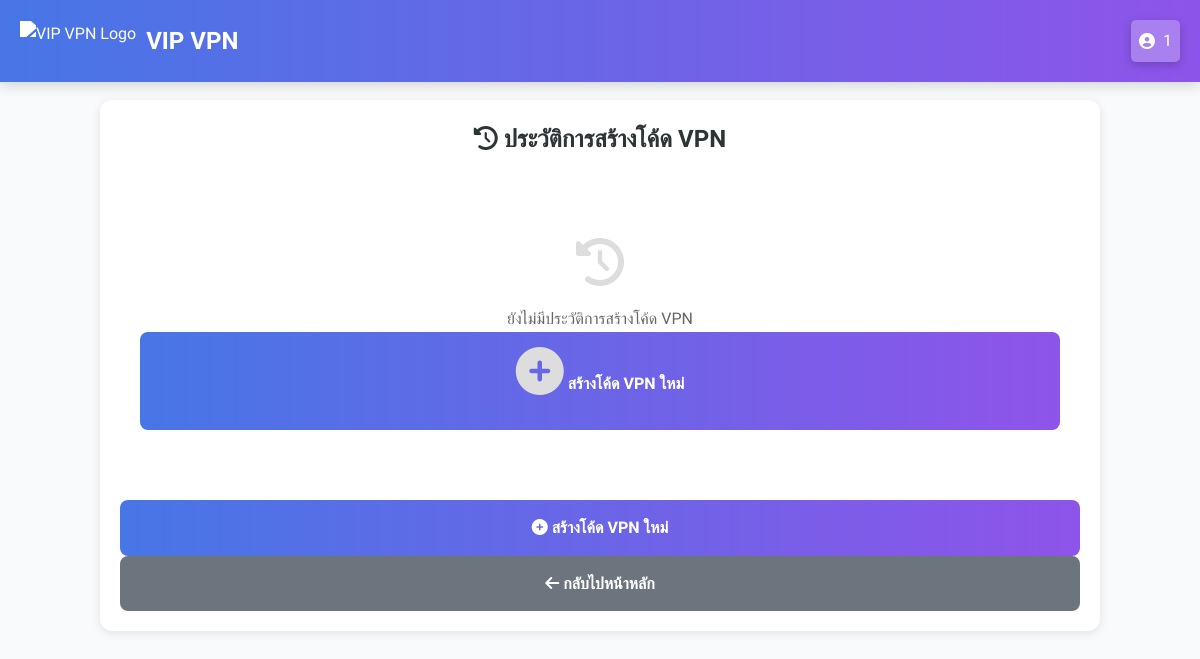
The app's page /vpn_history.php (signed in), older data.
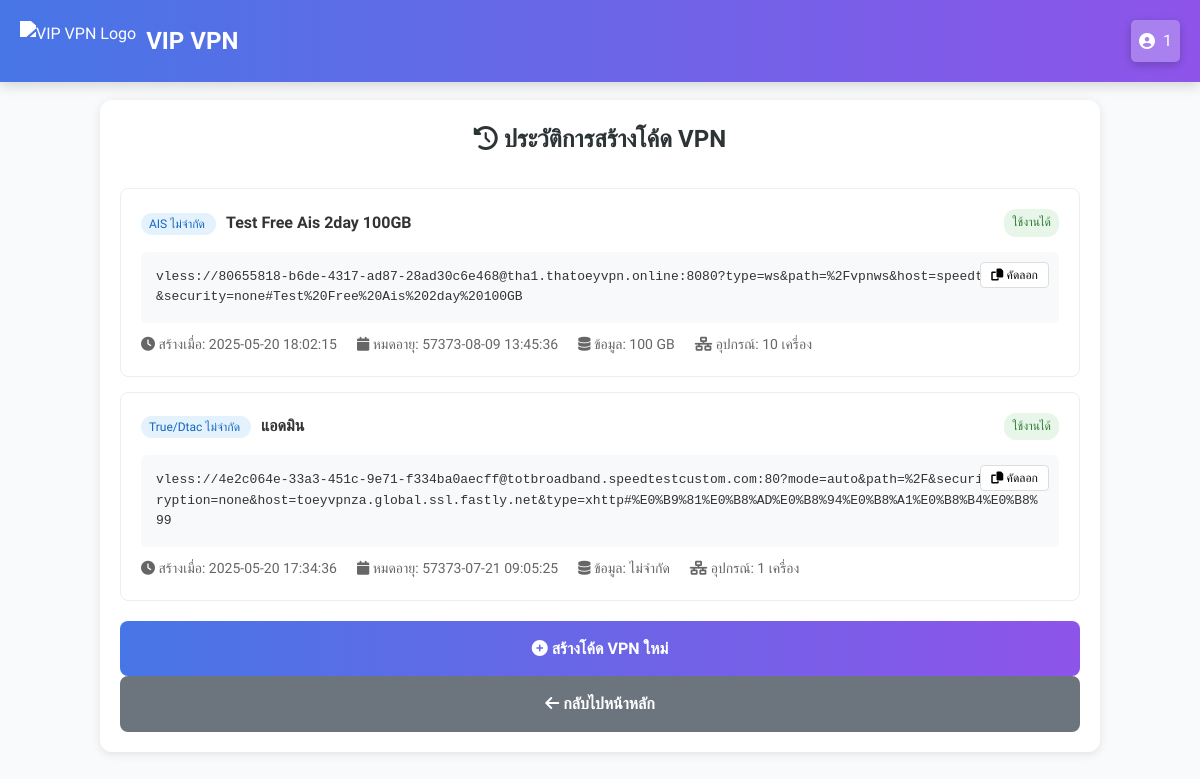
The same page, newer data.
### tables this page shows
CREATE TABLE vpn_history (
        id INTEGER PRIMARY KEY AUTOINCREMENT,
        user_id INTEGER,
        code_name TEXT,
        profile_key TEXT,
        vless_code TEXT,
        expiry_time INTEGER,
        gb_limit INTEGER,
        ip_limit INTEGER,
        created_at DATETIME DEFAULT CURRENT_TIMESTAMP,
        FOREIGN KEY (user_id) REFERENCES users(id)
    );

### vpn_history.php (the view, shortened to what this page needs)
<?php
$username = $_SESSION['username'];
$user_id = $_SESSION['user_id'];
$db = new SQLite3(__DIR__ . '/vipvpn.db');
$history = [];
$stmt = $db->prepare('
    SELECT
        id,
        code_name,
        profile_key,
        vless_code,
        expiry_time,
        gb_limit,
        ip_limit,
        created_at
    FROM vpn_history
    WHERE user_id = :user_id
    ORDER BY created_at DESC
');
$stmt->bindValue(':user_id', $user_id, SQLITE3_INTEGER);
$result = $stmt->execute();
while ($row = $result->fetchArray(SQLITE3_ASSOC)) {
    $history[] = $row;
}
?>
<!DOCTYPE html>
<html lang="th">
<head>
    <link rel="stylesheet" href="styles.css">
    <link rel="stylesheet" href="responsive.css">
    <link rel="stylesheet" href="https://cdnjs.cloudflare.com/ajax/libs/font-awesome/6.2.0/css/all.min.css">
</head>
<body class="dashboard-body" style="display: block; padding-top: 80px; background: #f9fafc;">
    <div class="header">
        <div class="header-logo">
            <img src="https://i.imgur.com/J1bqW0o.png" alt="VIP VPN Logo">
            <h1>VIP VPN</h1>
        </div>
        <div class="user-menu">
            <span class="user-info">
                <i class="fas fa-user-circle"></i> <?php echo htmlspecialchars($username); ?>
            </span>
        </div>
    </div>
    <div class="history-container">
        <h2><i class="fas fa-history"></i> ประวัติการสร้างโค้ด VPN</h2>
        <?php if (count($history) > 0): ?>
            <?php foreach ($history as $item): ?>
                <?php
                    $isExpired = time() > $item['expiry_time'];
                    $expiryDate = date('Y-m-d H:i:s', $item['expiry_time']);
                    $packageName = match($item['profile_key']) {
                        'true_dtac_nopro' => 'True/Dtac ไม่จำกัด',
                        'true_zoom' => 'True Zoom/Work',
                        'ais' => 'AIS ไม่จำกัด',
                        'true_pro_facebook' => 'True Pro Facebook',
                        default => $item['profile_key']
                    };
                ?>
                <div class="history-item">
                    <div class="history-header">
                        <div>
                            <span class="package-badge">
                                <?php echo htmlspecialchars($packageName); ?>
                            </span>
                            <strong><?php echo htmlspecialchars($item['code_name']); ?></strong>
                        </div>
                        <span class="history-badge <?php echo $isExpired ? 'badge-expired' : 'badge-active'; ?>">
                            <?php echo $isExpired ? 'หมดอายุ' : 'ใช้งานได้'; ?>
                        </span>
                    </div>
                    <div class="code-box">
                        <?php echo htmlspecialchars($item['vless_code']); ?>
                        <button class="copy-btn" onclick="copyToClipboard(this, '<?php echo htmlspecialchars($item['vless_code']); ?>')">
                            <i class="fas fa-copy"></i> คัดลอก
                        </button>
                    </div>
                    <div class="stats-row">
                        <div>
                            <i class="fas fa-clock"></i> สร้างเมื่อ: <?php echo htmlspecialchars($item['created_at']); ?>
                        </div>
                        <div>
                            <i class="fas fa-calendar"></i> หมดอายุ: <?php echo htmlspecialchars($expiryDate); ?>
                        </div>
                        <div>
                            <i class="fas fa-database"></i>
                            ข้อมูล: <?php echo $item['gb_limit'] > 0 ? htmlspecialchars($item['gb_limit']) . ' GB' : 'ไม่จำกัด'; ?>
                        </div>
                        <div>
                            <i class="fas fa-network-wired"></i>
                            อุปกรณ์: <?php echo htmlspecialchars($item['ip_limit']); ?> เครื่อง
                        </div>
                    </div>
                </div>
            <?php endforeach; ?>
        <?php else: ?>
            <div class="no-history">
                <i class="fas fa-history"></i>
                <p>ยังไม่มีประวัติการสร้างโค้ด VPN</p>
                <a href="save_vless.php" class="btn">
                    <i class="fas fa-plus-circle"></i> สร้างโค้ด VPN ใหม่
                </a>
            </div>
        <?php endif; ?>
        <div style="margin-top: 20px; text-align: center;">
            <a href="save_vless.php" class="btn">
                <i class="fas fa-plus-circle"></i> สร้างโค้ด VPN ใหม่
            </a>
            <a href="index.php" class="btn" style="background: #6c757d;">
                <i class="fas fa-arrow-left"></i> กลับไปหน้าหลัก
            </a>
        </div>
    </div>
</body>
</html>

### styles.css (style rules this page uses)
:root { --primary-color: #4776E6; --primary-gradient: linear-gradient(to right, #4776E6, #8E54E9); --secondary-color: #8E54E9; --success-color: #2ecc71; --danger-color: #e74c3c; --warning-color: #f39c12; --dark-color: #2d3436; --light-color: #f5f6fa; --box-shadow: 0 10px 20px rgba(0, 0, 0, 0.1); --border-radius: 12px; }
* { margin: 0; padding: 0; box-sizing: border-box; }
body { font-family: 'Prompt', sans-serif; background: #f9fafc; background-image: url('https://i.pinimg.com/736x/ea/2c/f6/ea2cf6975ca4178d53a27b72c301f7b2.jpg'); background-size: cover; background-position: center; background-attachment: fixed; color: #333; line-height: 1.6; min-height: 100vh; display: flex; justify-content: center; align-items: center; padding: 20px; }
h1, h2 { text-align: center; margin-bottom: 30px; color: var(--dark-color); font-weight: 600; }
.btn { display: block; width: 100%; padding: 15px; background: var(--primary-gradient); color: white; border: none; border-radius: 8px; cursor: pointer; font-size: 16px; font-weight: 600; text-align: center; transition: all 0.3s; text-decoration: none; }
.header { background: var(--primary-gradient); color: #fff; box-shadow: 0 4px 12px rgba(0,0,0,0.15); padding: 20px; position: fixed; top: 0; left: 0; right: 0; z-index: 100; display: flex; justify-content: space-between; align-items: center; }
.header-logo { display: flex; align-items: center; }
.header-logo img { height: 40px; margin-right: 10px; filter: brightness(0) invert(1); }
.header-logo h1 { margin: 0; font-size: 24px; color: #fff; }
.user-info { display: flex; align-items: center; padding: 8px 16px; border-radius: 24px; background: rgba(255,255,255,0.25); color: #fff; font-weight: 500; transition: all 0.3s; box-shadow: 0 3px 10px rgba(0, 0, 0, 0.2); }
.user-info { cursor: pointer; user-select: none; }
.user-menu { position: relative; margin-left: auto; }
.user-info { cursor: pointer; display: flex; align-items: center; gap: 8px; padding: 8px; border-radius: 5px; }
.user-menu { position: relative; }

### responsive.css (style rules this page uses)
body { padding: 0 10px; overflow-x: hidden; }
.dashboard-body { display: block; padding-top: 80px; background: #f9fafc; }

### vpn_history.php (style rules this page uses)
.history-container { max-width: 1000px; margin: 20px auto; padding: 20px; background: white; border-radius: 12px; box-shadow: 0 2px 10px rgba(0, 0, 0, 0.1); }
.history-item { padding: 20px; border: 1px solid #eee; border-radius: 8px; margin-bottom: 15px; transition: all 0.3s; }
.history-header { display: flex; justify-content: space-between; align-items: center; margin-bottom: 15px; }
.history-badge { padding: 4px 8px; border-radius: 12px; font-size: 12px; font-weight: 500; }
.badge-active { background: #e8f5e9; color: #2e7d32; }
.code-box { background: #f8f9fa; padding: 15px; border-radius: 6px; font-family: monospace; word-break: break-all; margin: 10px 0; position: relative; }
.copy-btn { position: absolute; right: 10px; top: 10px; background: white; border: 1px solid #ddd; padding: 5px 10px; border-radius: 4px; cursor: pointer; font-size: 12px; transition: all 0.3s; }
.package-badge { background: #e3f2fd; color: #1565c0; padding: 4px 8px; border-radius: 12px; font-size: 12px; font-weight: 500; margin-right: 10px; }
.stats-row { display: flex; gap: 20px; margin-top: 10px; color: #666; font-size: 14px; }
.no-history { text-align: center; padding: 50px 20px; color: #666; }
.no-history i { font-size: 48px; color: #ddd; margin-bottom: 20px; }

Row changes from the older to the newer data that the page shows:
added vpn_history: profile_key "AIS ไม่จำกัด", code_name "Test Free Ais 2day 100GB", shows "ใช้งานได้", vless_code "vless://80655818-b6de-4317-ad87-28ad30c6e468@tha1.thatoeyvpn.online:8080?type=ws&path=%2Fvpnws&host=speedtest.net&security=none#Test%20Free%20Ais%202day%20100GB", created_at "2025-05-20 18:02:15", expiry_time "57373-08-09 13:45:36", gb_limit "100", ip_limit "10"
added vpn_history: profile_key "True/Dtac ไม่จำกัด", code_name "แอดมิน", shows "ใช้งานได้", vless_code "vless://4e2c064e-33a3-451c-9e71-f334ba0aecff@totbroadband.speedtestcustom.com:80?mode=auto&path=%2F&security=&encryption=none&host=toeyvpnza.global.ssl.fastly.net&type=xhttp#%E0%B9%81%E0%B8%AD%E0%B8%94%E0%B8%A1%E0%B8%B4%E0%B8%99", created_at "2025-05-20 17:34:36", expiry_time "57373-07-21 09:05:25", gb_limit "ไม่จำกัด", ip_limit "1"
Text that changed along with them:
text no longer shown: "ยังไม่มีประวัติการสร้างโค้ด VPN สร้างโค้ด VPN ใหม่"
